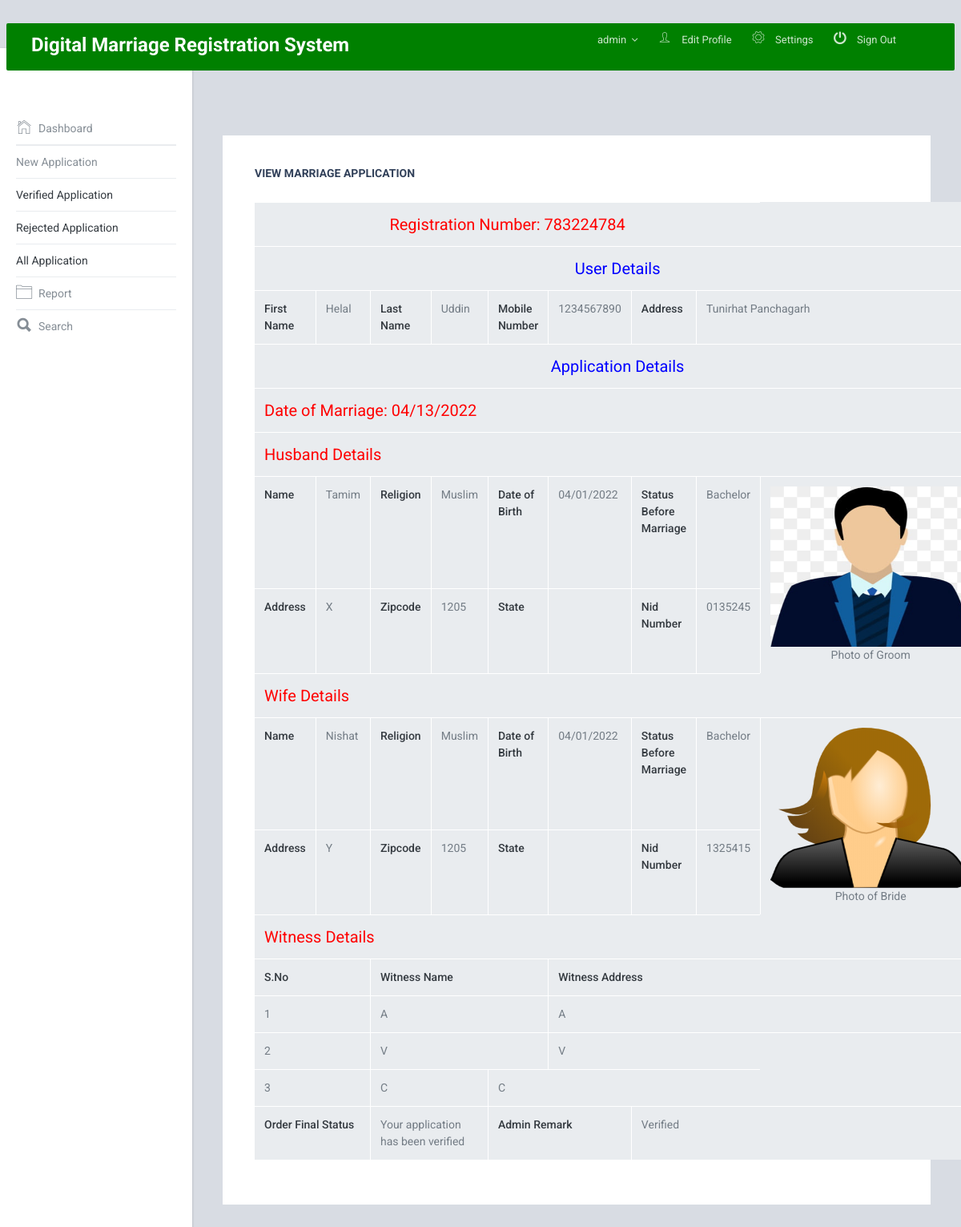
The app's page /admin/view-marriage-application-detail.php?viewid=6 (signed in) with its own data.
### tables this page shows
CREATE TABLE `tblregistration` (
  `ID` int(10) NOT NULL,
  `RegistrationNumber` varchar(100) DEFAULT NULL,
  `UserID` int(10) DEFAULT NULL,
  `DateofMarriage` varchar(200) NOT NULL,
  `HusbandName` varchar(200) DEFAULT NULL,
  `HusImage` varchar(200) NOT NULL,
  `HusbandReligion` varchar(50) DEFAULT NULL,
  `Husbanddob` varchar(200) DEFAULT NULL,
  `HusbandSBM` varchar(50) DEFAULT NULL,
  `HusbandAdd` mediumtext DEFAULT NULL,
  `HusbandZipcode` int(10) DEFAULT NULL,
  `HusbandCity` varchar(200) DEFAULT NULL,
  `HusbandNidno` varchar(200) DEFAULT NULL,
  `HusbandMobno` varchar(11) NOT NULL,
  `WifeName` varchar(200) DEFAULT NULL,
  `WifeImage` varchar(200) NOT NULL,
  `WifeReligion` varchar(200) DEFAULT NULL,
  `Wifedob` varchar(200) DEFAULT NULL,
  `WifeSBM` varchar(50) DEFAULT NULL,
  `WifeAdd` mediumtext DEFAULT NULL,
  `WifeZipcode` int(10) DEFAULT NULL,
  `WifeCity` varchar(200) DEFAULT NULL,
  `WifeNidNo` varchar(200) DEFAULT NULL,
  `WifeMobNo` varchar(11) NOT NULL,
  `WitnessNamefirst` varchar(200) DEFAULT NULL,
  `WitnessAddressFirst` mediumtext DEFAULT NULL,
  `WitnessNamesec` varchar(200) DEFAULT NULL,
  `WitnessAddresssec` mediumtext DEFAULT NULL,
  `WitnessNamethird` varchar(200) DEFAULT NULL,
  `WitnessAddressthird` mediumtext DEFAULT NULL,
  `RegDate` timestamp NOT NULL DEFAULT current_timestamp() ON UPDATE current_timestamp(),
  `Status` varchar(100) DEFAULT NULL,
  `Remark` varchar(120) DEFAULT NULL,
  `UpdationDate` timestamp NULL DEFAULT NULL ON UPDATE current_timestamp(),
  `nikahimg` varchar(200) NOT NULL
);

CREATE TABLE `tbluser` (
  `ID` int(10) NOT NULL,
  `FirstName` varchar(150) DEFAULT NULL,
  `LastName` varchar(200) DEFAULT NULL,
  `MobileNumber` bigint(10) DEFAULT NULL,
  `Address` mediumtext DEFAULT NULL,
  `Password` varchar(200) DEFAULT NULL,
  `RegDate` timestamp NULL DEFAULT current_timestamp()
);

### admin/view-marriage-application-detail.php (the view, shortened to what this page needs)
<?php
include('includes/dbconnection.php');
if (strlen($_SESSION['omrsaid']==0)) {
  header('location:logout.php');
  } else{
  ?>
<!DOCTYPE html>
<html lang="en">
  <head>
    <link href="lib/font-awesome/css/font-awesome.css" rel="stylesheet">
    <link href="lib/Ionicons/css/ionicons.css" rel="stylesheet">
    <link href="lib/perfect-scrollbar/css/perfect-scrollbar.css" rel="stylesheet">
    <link href="lib/jquery-toggles/toggles-full.css" rel="stylesheet">
    <link href="lib/highlightjs/github.css" rel="stylesheet">
    <link href="lib/datatables/jquery.dataTables.css" rel="stylesheet">
    <link href="lib/select2/css/select2.min.css" rel="stylesheet">
    <link rel="stylesheet" href="css/amanda.css">
  </head>
  <body>
<?php include_once('includes/header.php');
include_once('includes/sidebar.php');
 ?>
    <div class="am-mainpanel">
      <div class="am-pagebody">
        <div class="card pd-20 pd-sm-40">
          <h6 class="card-body-title">View Marriage Application</h6>
          <div class="table-wrapper" style="padding-top: 20px">
            <?php
                               $vid=$_GET['viewid'];
$sql="SELECT tblregistration.*,tbluser.FirstName,tbluser.LastName,tbluser.MobileNumber,tbluser.Address from  tblregistration join  tbluser on tblregistration.UserID=tbluser.ID where tblregistration.ID=:vid";
$query = $dbh -> prepare($sql);
$query-> bindParam(':vid', $vid, PDO::PARAM_STR);
$query->execute();
$results=$query->fetchAll(PDO::FETCH_OBJ);
$cnt=1;
if($query->rowCount() > 0)
{
foreach($results as $row)
{               ?>
 <table border="1" class="table table-bordered">
<tr align="center">
<td colspan="8" style="font-size:20px;color:red">
 Registration Number:   <?php  echo $row->RegistrationNumber;?></td></tr>
 <tr align="center">
<td colspan="9" style="font-size:20px;color:blue">
 User Details</td></tr>
    <tr>
    <th scope>First Name</th>
    <td><?php  echo $row->FirstName;?></td>
    <th scope>Last Name</th>
    <td><?php  echo $row->LastName;?></td>
    <th scope>Mobile Number</th>
    <td><?php  echo $row->MobileNumber;?></td>
    <th>Address</th>
    <td colspan="9"><?php  echo $row->Address;?></td>
  </tr>
<tr align="center">
<td colspan="9" style="font-size:20px;color:blue">
 Application Details</td></tr>
 <tr>
 <td colspan="9" style="font-size:20px;color:red">
 Date of Marriage: <?php  echo $row->DateofMarriage;?></td></tr>
 <tr>
  <td colspan="9" style="font-size:20px;color:red">
 Husband Details</td></tr>
 <tr>
    <th scope>Name</th>
    <td><?php  echo $row->HusbandName;?></td>
    <th scope>Religion</th>
    <td><?php  echo $row->HusbandReligion;?></td>
    <th scope>Date of Birth</th>
    <td><?php  echo $row->Husbanddob;?></td>
    <th scope>Status Before Marriage</th>
    <td><?php  echo $row->HusbandSBM;?></td>
      <td rowspan="2" style="text-align:center;"><img src="../user/images/<?php echo $row->HusImage;?>" width="250" height="200"><br />
Photo of Groom
                  </td>
  </tr>
   <tr>
    <th scope>Address</th>
    <td><?php  echo $row->HusbandAdd;?></td>
    <th scope>Zipcode</th>
    <td><?php  echo $row->HusbandZipcode;?></td>
    <th scope>State</th>
    <td><?php  echo $row->HusbandState;?></td>
    <th scope>Nid Number</th>
    <td><?php  echo $row->HusbandNidno;?></td>
  </tr>
  <tr>
  <td colspan="8" style="font-size:20px;color:red">
 Wife Details</td></tr>
  <tr>
   <th scope>Name</th>
    <td><?php  echo $row->WifeName;?></td>
    <th scope>Religion</th>
    <td><?php  echo $row->WifeReligion;?></td>
    <th scope>Date of Birth</th>
    <td><?php  echo $row->Wifedob;?></td>
    <th scope>Status Before Marriage</th>
    <td><?php  echo $row->WifeSBM;?></td>
      <td rowspan="2" style="text-align:center;"><img src="../user/images/<?php echo $row->WifeImage;?>" width="250" height="200"> <br />
               Photo of Bride</td>
  </tr>
   <tr>
    <th scope>Address</th>
    <td><?php  echo $row->WifeAdd;?></td>
    <th scope>Zipcode</th>
    <td><?php  echo $row->WifeZipcode;?></td>
    <th scope>State</th>
    <td><?php  echo $row->WifeState;?></td>
    <th scope>Nid Number</th>
    <td><?php  echo $row->WifeNidNo;?></td>
  </tr>
  <tr>
  <td colspan="8" style="font-size:20px;color:red">
 Witness Details</td></tr>
   <tr>
    <th colspan="2">S.No</th>
    <th colspan="3">Witness Name</th>
    <th colspan="4">Witness Address</th>
  </tr>
  <tr>
    <td colspan="2">1</td>
    <td colspan="3"><?php  echo $row->WitnessNamefirst;?></td>
    <td colspan="4"><?php  echo $row->WitnessAddressFirst;?></td>
  </tr>
  <tr>
    <td colspan="2">2</td>
    <td colspan="3"><?php  echo $row->WitnessNamesec;?></td>
    <td colspan="4"><?php  echo $row->WitnessAddresssec;?></td>
  </tr>
 <tr>
   <td colspan="2">3</td>
    <td colspan="2"><?php  echo $row->WitnessNamethird;?></td>
    <td colspan="4"><?php  echo $row->WitnessAddressthird;?></td>
  </tr>
  <tr>
     <th colspan="2">Order Final Status</th>
    <td colspan="2"> <?php  $status=$row->Status;
if($row->Status=="Verified")
{
  echo "Your application has been verified";
}
     ;?></td>
     <th colspan="2">Admin Remark</th>
    <?php if($row->Status==""){ ?>
                     <td colspan="4"><?php echo "Your application has still pending"; ?></td>
<?php } else { ?>                  <td colspan="4"><?php  echo htmlentities($row->Status);?>
                  </td>
                  <?php } ?>
  </tr>
  <?php $cnt=$cnt+1;}} ?>
</table>
  </body>
</html>
<?php }  ?>

### admin/includes/header.php (shortened to what this page needs)
<navbar class="container">
    <nav style="background-color: green !important;"  class="navbar sticky-top navbar-expand-lg navbar-light shadow pr-5 pl-7 bg-body rounded mb-0" >
        <div class="container">
           <a href="dashboard.php" style="align-content: center;" class="am-logo">Digital Marriage Registration System</a>
            <div class="am-header-right">
        <div class=" ">
            <ul class="list-unstyled user-profile-nav">
            <li style="display:inline-block;"  style="display: inline-block; !important"> <a style="display: inline-block;" href="" class="nav-link nav-link-profile" data-toggle="dropdown">
            <?php
$aid=$_SESSION['omrsaid'];
$sql="SELECT AdminName,Email from  tbladmin where ID=:aid";
$query = $dbh -> prepare($sql);
$query->bindParam(':aid',$aid,PDO::PARAM_STR);
$query->execute();
$results=$query->fetchAll(PDO::FETCH_OBJ);
$cnt=1;
if($query->rowCount() > 0)
{
foreach($results as $row)
{               ?>
            <span class="logged-name"><span class="hidden-xs-down"><?php  echo $row->AdminName;?></span> <i class="fa fa-angle-down mg-l-3"></i></span><?php $cnt=$cnt+1;}} ?>
          </a></li>
              <li style="display: inline-block;"><a href="admin-profile.php"><i class="icon ion-ios-person-outline"></i> Edit Profile</a></li>
              <li style="display: inline-block;"><a href="change-password.php"><i class="icon ion-ios-gear-outline"></i> Settings</a></li>
              <li style="display: inline-block;"><a href="logout.php"><i class="icon ion-power"></i> Sign Out</a></li>
            </ul>
      </div>
        </div>
      </nav>
</navbar>

### admin/includes/sidebar.php
<div class="am-sideleft">
   <div class="tab-content">
     <div id="mainMenu" class="tab-pane active">
       <ul class="nav am-sideleft-menu">
         <li class="nav-item">
           <a href="dashboard.php" class="nav-link">
             <i class="icon ion-ios-home-outline"></i>
             <span>Dashboard</span>
           </a>
         </li>
         <li class="nav-item">
             <li class="nav-item"><a href="new-marriage-application.php" class="nav-link">New Application</a></li>
             <li class="nav-item"><a href="verified-marriage-application.php" class="nav-link active">Verified Application</a></li>
             <li class="nav-item"><a href="rejected-marriage-application.php" class="nav-link active">Rejected Application</a></li>
             <li class="nav-item"><a href="all-marriage-application.php" class="nav-link active">All Application</a></li>
         </li>
     <li class="nav-item">
           <a href="between-dates-application-report.php" class="nav-link">
             <i class="icon ion-ios-folder-outline"></i>
             <span>Report</span>
           </a>
         </li>
         <li class="nav-item">
           <a href="search.php" class="nav-link">
             <i class="icon ion-search"></i>
             <span>Search</span>
           </a>
         </li>
       </ul>
     </div>
   </div>
 </div>

### records on screen
tblregistration: RegistrationNumber "783224784", UserID.FirstName "Helal", UserID.LastName "Uddin", UserID.MobileNumber "1234567890", UserID.Address "Tunirhat Panchagarh", DateofMarriage "04/13/2022", HusbandName "Tamim", HusbandReligion "Muslim", Husbanddob "04/01/2022", HusbandSBM "Bachelor", HusImage (picture), HusbandAdd "X", HusbandZipcode "1205", HusbandNidno "0135245", WifeName "Nishat", WifeReligion "Muslim", Wifedob "04/01/2022", WifeSBM "Bachelor", WifeImage (picture), WifeAdd "Y", WifeZipcode "1205", WifeNidNo "1325415", WitnessNamefirst "A", WitnessAddressFirst "A", WitnessNamesec "V", WitnessAddresssec "V", WitnessNamethird "C", WitnessAddressthird "C", shows "Your application has been verified", Status "Verified"

### other values on screen
$row->AdminName "admin"
